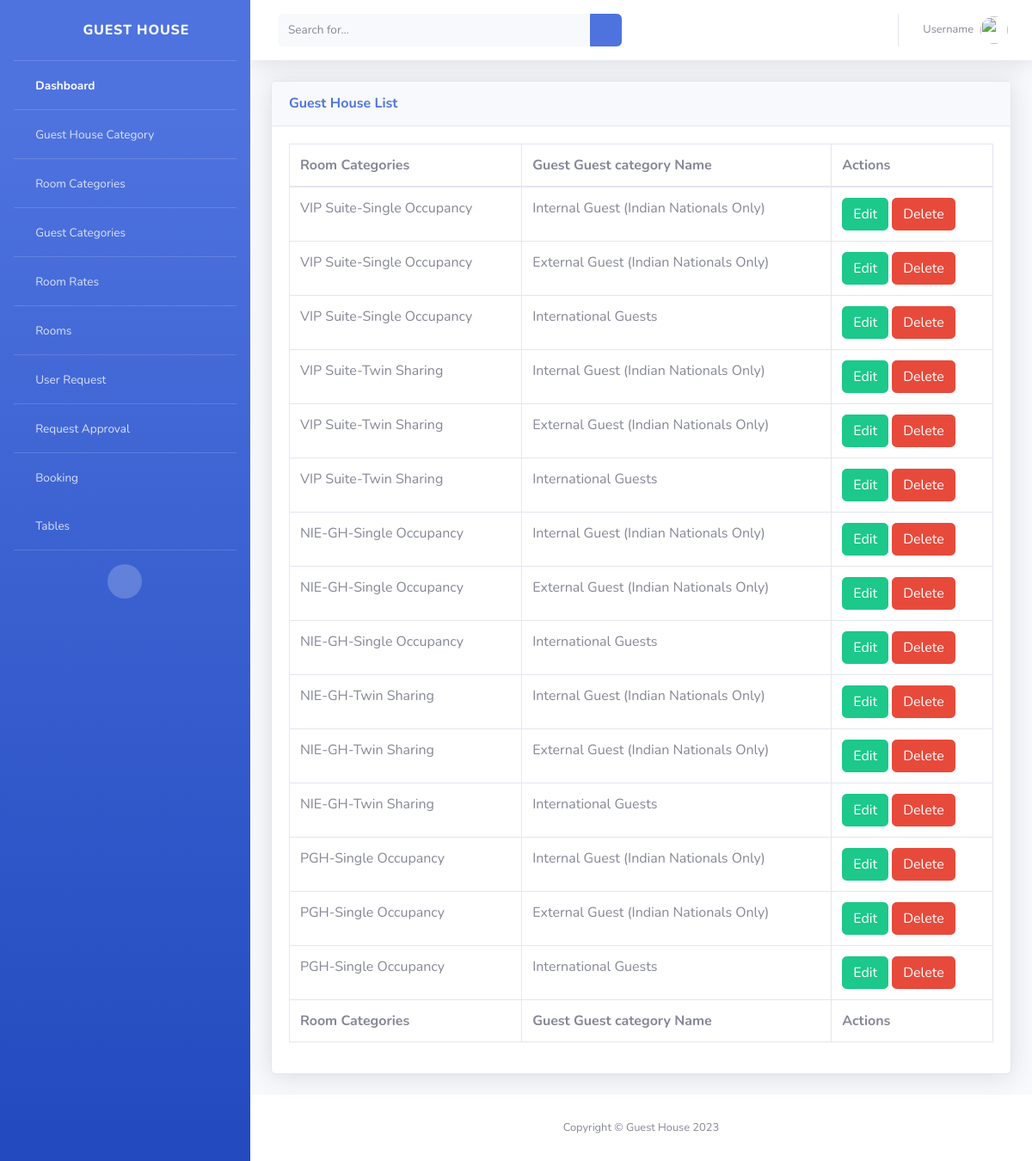
Page /employee/viewguestcategories on the committed database.
### gkapp/models.py (models this page shows, shortened)
class GuestCategories(models.Model):
    room_category = models.ForeignKey(RoomCategories, on_delete=models.CASCADE)
    guestcategory_name = models.CharField(max_length=100, unique=False)

class RoomCategories(models.Model):
    guesthouse_name = models.ForeignKey(GuestHouses, on_delete=models.CASCADE)
    room_cat = models.CharField(max_length=100, unique=True)
    def __str__(self):
        return self.room_cat

### gkapp/views.py (the view)
# urls.py: path('employee/viewguestcategories', views.viewguestcategories, name="viewguestcategories"),
def viewguestcategories(request):
    guestcategories = GuestCategories.objects.all()
    return render(request,"employee/viewguestcategories.html",{'guestcategories':guestcategories})

### gkapp/templates/employee/viewguestcategories.html
{% extends "staffbase.html" %}
{% load static %}
{% load widget_tweaks %}
{% block content %}
   <div class="container-fluid">
                    <div class="card shadow mb-4">
                        <div class="card-header py-3">
                            <h6 class="m-0 font-weight-bold text-primary">Guest House List</h6>
                        </div>
                        <div class="card-body">
                            <div class="table-responsive">
                                <table class="table table-bordered" id="dataTable" width="100%" cellspacing="0">
                                    <thead>
                                        <tr>
                                            <th>Room Categories</th>
                                           <th>Guest Guest category Name</th>
                                             <th>Actions</th>
                                        </tr>
                                    </thead>
                                    <tfoot>
                                        <tr>
                                            <th>Room Categories</th>
                                            <th>Guest Guest category Name</th>
                                             <th>Actions</th>
                                        </tr>
                                    </tfoot>
                                    <tbody>
{% for guestcategories in guestcategories %}
    <tr>
        <td>{{ guestcategories.room_category }}</td>
        <td>{{ guestcategories.guestcategory_name }}</td>
        <td>
            <a class="btn btn-success" href="#"><span class="glyphicon glyphicon-pencil" >Edit</span></a>
            <a  class="btn btn-danger" href="#">Delete</a>
        </td>
    </tr>
{% endfor %}
                                    </tbody>
                                </table>
                            </div>
                        </div>
                    </div>
                </div>
{% endblock content %}

### gkapp/templates/staffbase.html (shortened to what this page needs)
<!DOCTYPE html>
<html lang="en">
    <head>
        {% load static %}
        <link href="{% static 'vendor/fontawesome-free/css/all.min.css' %}" rel="stylesheet" type="text/css">
            <link href="{% static 'css/dashboard/sb-admin-2.min.css' %}" rel="stylesheet">
            <link href="{% static '/vendor/datatables/dataTables.bootstrap4.min.css' %}" rel="stylesheet">
        </head>
        <body id="page-top">
            <div id="wrapper">
                <ul class="navbar-nav bg-gradient-primary sidebar sidebar-dark accordion" id="accordionSidebar">
                    <a class="sidebar-brand d-flex align-items-center justify-content-center" href="index.html">
                        <div class="sidebar-brand-icon rotate-n-15">
                            <i class="fas fa-laugh-wink"></i>
                        </div>
                        <div class="sidebar-brand-text mx-3">Guest House</div>
                    </a>
                    <hr class="sidebar-divider my-0">
                    <li class="nav-item active">
                        <a class="nav-link" href="index.html">
                            <i class="fas fa-fw fa-tachometer-alt"></i>
                            <span>Dashboard</span></a>
                        </li>
                        <hr class="sidebar-divider my-0">
                        <li class="nav-item">
                            <a class="nav-link collapsed" href="#" data-toggle="collapse" data-target="#collapseTwo"
                                aria-expanded="true" aria-controls="collapseTwo">
                                <i class="fas fa-fw fa-folder"></i>
                                <span>Guest House Category</span>
                            </a>
                        </li>
                        <hr class="sidebar-divider my-0">
                        <li class="nav-item">
                            <a class="nav-link collapsed" href="#" data-toggle="collapse" data-target="#collapseUtilities"
                                aria-expanded="true" aria-controls="collapseUtilities">
                                <i class="fas fa-fw fa-folder"></i>
                                <span>Room Categories</span>
                            </a>
                        </li>
                        <hr class="sidebar-divider my-0">
                        <li class="nav-item">
                            <a class="nav-link collapsed" href="#" data-toggle="collapse" data-target="#collapsePages1"
                                aria-expanded="true" aria-controls="collapsePages">
                                <i class="fas fa-fw fa-folder"></i>
                                <span>Guest Categories</span>
                            </a>
                        </li>
                        <hr class="sidebar-divider my-0">
                        <li class="nav-item">
                            <a class="nav-link collapsed" href="#" data-toggle="collapse" data-target="#collapsePages7"
                                aria-expanded="true" aria-controls="collapsePages">
                                <i class="fas fa-fw fa-folder"></i>
                                <span>Room Rates</span>
                            </a>
                        </li>
                        <hr class="sidebar-divider my-0">
                        <li class="nav-item">
                            <a class="nav-link collapsed" href="#" data-toggle="collapse" data-target="#collapsePages8"
                                aria-expanded="true" aria-controls="collapsePages">
                                <i class="fas fa-fw fa-folder"></i>
                                <span>Rooms</span>
                            </a>
                        </li>
                        <hr class="sidebar-divider my-0">
                        <li class="nav-item">
                            <a class="nav-link collapsed" href="#" data-toggle="collapse" data-target="#collapsePages9"
                                aria-expanded="true" aria-controls="collapsePages">
                                <i class="fas fa-fw fa-folder"></i>
                                <span>User Request</span>
                            </a>
                        </li>
                        <hr class="sidebar-divider my-0">
                        <li class="nav-item">
                            <a class="nav-link collapsed" href="#" data-toggle="collapse" data-target="#collapsePages3"
                                aria-expanded="true" aria-controls="collapsePages">
                                <i class="fas fa-fw fa-folder"></i>
                                <span>Request Approval</span>
                            </a>
                        </li>
                        <hr class="sidebar-divider my-0">
                        <li class="nav-item">
                            <a class="nav-link collapsed" href="#" data-toggle="collapse" data-target="#collapsePages2"
                                aria-expanded="true" aria-controls="collapsePages">
                                <i class="fas fa-fw fa-folder"></i>
                                <span>Booking</span>
                            </a>
                        </li>
                        <li class="nav-item">
                            <a class="nav-link" href="tables.html">
                                <i class="fas fa-fw fa-table"></i>
                                <span>Tables</span></a>
                            </li>
                            <hr class="sidebar-divider d-none d-md-block">
                            <div class="text-center d-none d-md-inline">
                                <button class="rounded-circle border-0" id="sidebarToggle"></button>
                            </div>
                        </ul>
                        <div id="content-wrapper" class="d-flex flex-column">
                            <div id="content">
                                <nav class="navbar navbar-expand navbar-light bg-white topbar mb-4 static-top shadow">
                                    <form
                                        class="d-none d-sm-inline-block form-inline mr-auto ml-md-3 my-2 my-md-0 mw-100 navbar-search">
                                        <div class="input-group">
                                            <input type="text" class="form-control bg-light border-0 small" placeholder="Search for..."
                                            aria-label="Search" aria-describedby="basic-addon2">
                                            <div class="input-group-append">
                                                <button class="btn btn-primary" type="button">
                                                <i class="fas fa-search fa-sm"></i>
                                                </button>
                                            </div>
                                        </div>
                                    </form>
                                    <ul class="navbar-nav ml-auto">
                                        <li class="nav-item dropdown no-arrow">
                                            <a class="nav-link dropdown-toggle" href="#" id="userDropdown" role="button"
                                                data-toggle="dropdown" aria-haspopup="true" aria-expanded="false">
                                                <span class="mr-2 d-none d-lg-inline text-gray-600 small">Username</span>
                                                <img class="img-profile rounded-circle"  src="{% static '/images/dashboard/undraw_profile.svg'%}">
                                            </a>
                                        </li>
                                    </ul>
                                </nav>
                                {% block content %}
                                {% endblock content %}
                            </div>
                            <footer class="sticky-footer bg-white">
                                <div class="container my-auto">
                                    <div class="copyright text-center my-auto">
                                        <span>Copyright &copy; Guest House 2023</span>
                                    </div>
                                </div>
                            </footer>
                        </div>
                    </div>
                </body>
            </html>

### rows in the picture
GuestCategories: room_category "VIP Suite-Single Occupancy", guestcategory_name "Internal Guest (Indian Nationals Only)"
GuestCategories: room_category "VIP Suite-Single Occupancy", guestcategory_name "External Guest (Indian Nationals Only)"
GuestCategories: room_category "VIP Suite-Single Occupancy", guestcategory_name "International Guests"
GuestCategories: room_category "VIP Suite-Twin Sharing", guestcategory_name "Internal Guest (Indian Nationals Only)"
GuestCategories: room_category "VIP Suite-Twin Sharing", guestcategory_name "External Guest (Indian Nationals Only)"
GuestCategories: room_category "VIP Suite-Twin Sharing", guestcategory_name "International Guests"
GuestCategories: room_category "NIE-GH-Single Occupancy", guestcategory_name "Internal Guest (Indian Nationals Only)"
GuestCategories: room_category "NIE-GH-Single Occupancy", guestcategory_name "External Guest (Indian Nationals Only)"
GuestCategories: room_category "NIE-GH-Single Occupancy", guestcategory_name "International Guests"
GuestCategories: room_category "NIE-GH-Twin Sharing", guestcategory_name "Internal Guest (Indian Nationals Only)"
GuestCategories: room_category "NIE-GH-Twin Sharing", guestcategory_name "External Guest (Indian Nationals Only)"
GuestCategories: room_category "NIE-GH-Twin Sharing", guestcategory_name "International Guests"
GuestCategories: room_category "PGH-Single Occupancy", guestcategory_name "Internal Guest (Indian Nationals Only)"
GuestCategories: room_category "PGH-Single Occupancy", guestcategory_name "External Guest (Indian Nationals Only)"
GuestCategories: room_category "PGH-Single Occupancy", guestcategory_name "International Guests"
